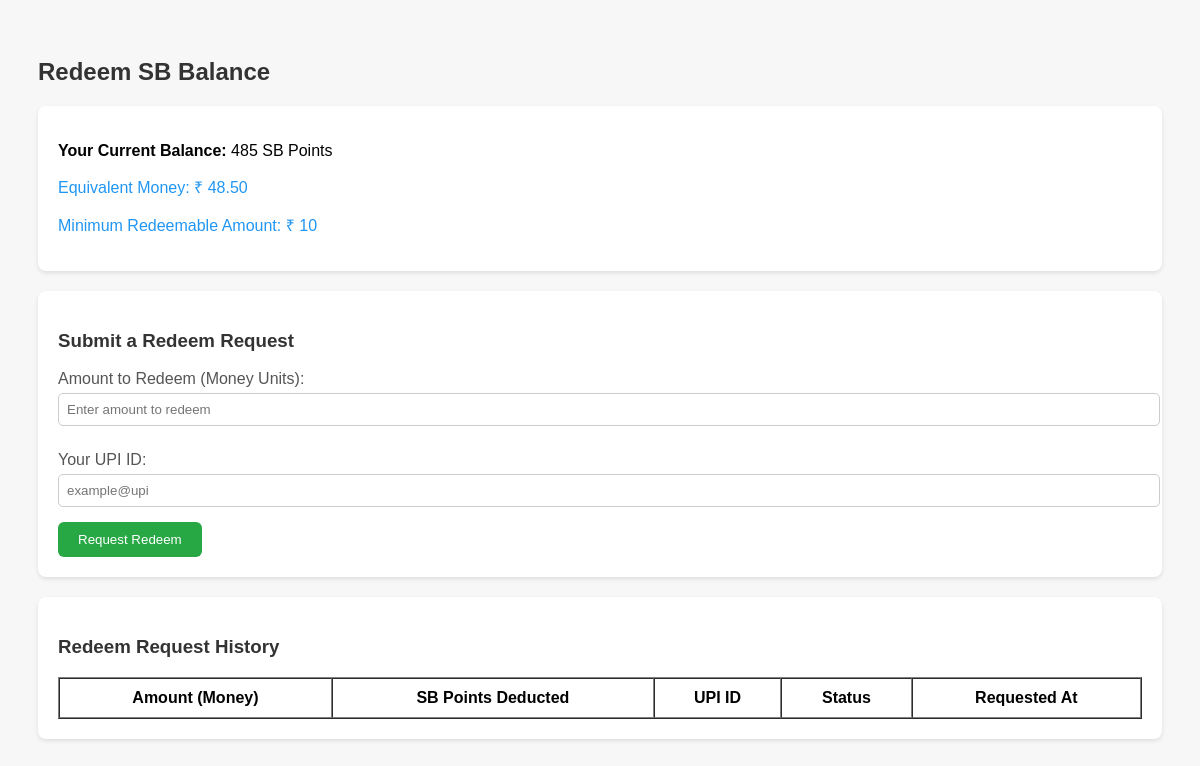
/wallet/redeem/ (signed in), run on an earlier commit of the app's database.
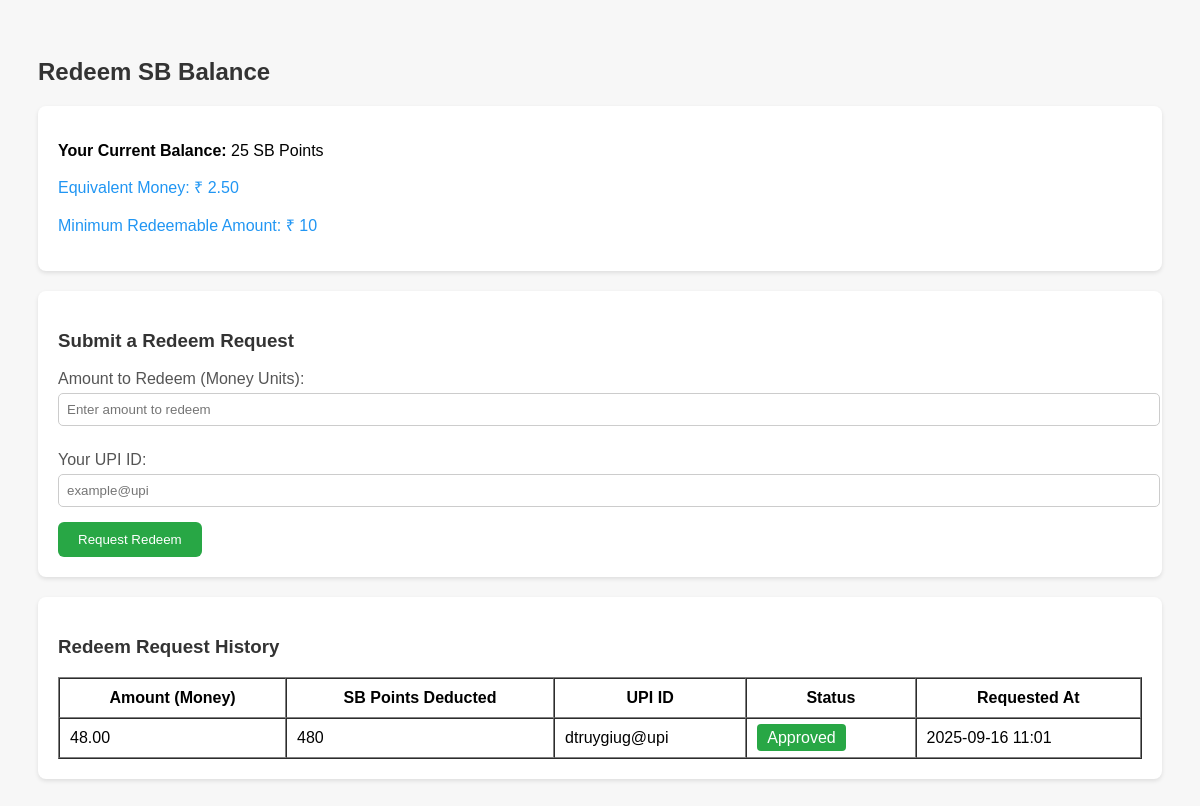
And on a later commit of the database.
### wallet/models.py (models this page shows, shortened)
class WalletTransaction(models.Model):
    TRANSACTION_TYPE_CHOICES = [
        ('credit', 'Credit'),
        ('debit', 'Debit'),
        ('redeem_request', 'Redeem Request'),
    ]
    user = models.ForeignKey(User, on_delete=models.CASCADE)
    amount = models.IntegerField()  # positive for credit, negative for debit
    transaction_type = models.CharField(max_length=20, choices=TRANSACTION_TYPE_CHOICES)
    upi_id = models.CharField(max_length=100, blank=True, null=True)  # optional
    status = models.CharField(max_length=20, choices=[
        ('pending', 'Pending'),
        ('approved', 'Approved'),
        ('rejected', 'Rejected'),
    ], default='pending')
    timestamp = models.DateTimeField(auto_now_add=True)

### wallet/views.py (the view, shortened to what this page needs)
# urls.py: path('redeem/', views.redeem_view, name='redeem'),
@login_required
def redeem_view(request):
    user = request.user
    total_sb = WalletTransaction.objects.filter(
        user=user, status='approved'
    ).aggregate(total=Sum('amount'))['total'] or 0
    total_money = total_sb * SB_TO_MONEY_RATE
    transactions = WalletTransaction.objects.filter(user=user).order_by('-timestamp')
    for tx in transactions:
        if tx.transaction_type == 'redeem_request':
            tx.display_money = abs(tx.amount) * SB_TO_MONEY_RATE   # Money equivalent
            tx.sb_deducted = abs(tx.amount)                        # SB points deducted
        else:
            tx.display_money = tx.amount * SB_TO_MONEY_RATE
            tx.sb_deducted = tx.amount
    error_message = None
    return render(request, 'redeem_request.html', {
        'transactions': transactions,
        'total_sb': total_sb,
        'total_money': total_money,
        'MIN_REDEEM_AMOUNT': MIN_REDEEM_AMOUNT,
        'error': error_message
    })

### templates/redeem_request.html (shortened to what this page needs)
<!DOCTYPE html>
<html lang="en">
<head>
</head>
<body>
    <h2>Redeem SB Balance</h2>
    <div class="balance-box">
        <p><strong>Your Current Balance:</strong> {{ total_sb }} SB Points</p>
        <p class="info">Equivalent Money: ₹ {{ total_money|floatformat:2 }}</p>
        <p class="info">Minimum Redeemable Amount: ₹ {{ MIN_REDEEM_AMOUNT }}</p>
    </div>
    <div class="form-box">
        <h3>Submit a Redeem Request</h3>
        <form method="post">
            <label for="amount">Amount to Redeem (Money Units):</label>
            <input type="number" name="amount" id="amount" required
                   min="{{ MIN_REDEEM_AMOUNT }}"
                   max="{{ total_money|floatformat:2 }}"
                   step="0.01"
                   placeholder="Enter amount to redeem">
            <label for="upi_id">Your UPI ID:</label>
            <input type="text" name="upi_id" id="upi_id" required placeholder="example@upi">
            <button type="submit">Request Redeem</button>
        </form>
    </div>
    {% if transactions %}
    <div class="history-box">
        <h3>Redeem Request History</h3>
        <table border="1" cellpadding="10" cellspacing="0" width="100%">
            <thead>
                <tr>
                    <th>Amount (Money)</th>
                    <th>SB Points Deducted</th>
                    <th>UPI ID</th>
                    <th>Status</th>
                    <th>Requested At</th>
                </tr>
            </thead>
            <tbody>
                {% for tx in transactions %}
                    {% if tx.transaction_type == 'redeem_request' %}
                    <tr>
                        <td>{{ tx.display_money|floatformat:2 }}</td>
                        <td>{{ tx.sb_deducted }}</td>
                        <td>{{ tx.upi_id }}</td>
                        <td><span class="status {{ tx.status }}">{{ tx.status|capfirst }}</span></td>
                        <td>{{ tx.timestamp|date:"Y-m-d H:i" }}</td>
                    </tr>
                    {% endif %}
                {% endfor %}
            </tbody>
        </table>
    </div>
    {% endif %}
</body>
</html>

### templates/redeem_request.html (style rules this page uses)
body { font-family: Arial, sans-serif; padding: 30px; background-color: #f7f7f7; }
h2, h3 { color: #333; }
.balance-box, .form-box, .history-box { background-color: #fff; padding: 20px; margin-top: 20px; border-radius: 8px; box-shadow: 0 2px 4px rgba(0,0,0,0.1); }
label { display: block; margin: 10px 0 5px; color: #555; }
input[type="text"], input[type="number"] { width: 100%; padding: 8px; margin-bottom: 15px; border: 1px solid #ccc; border-radius: 5px; }
button { background-color: #28a745; color: white; padding: 10px 20px; border: none; border-radius: 6px; cursor: pointer; }
.status { padding: 5px 10px; border-radius: 4px; color: white; }
.approved { background-color: #28a745; }
.info { font-size: 16px; margin-bottom: 15px; color: #2196F3; }

What changed in the data, as far as the page shows it:
added WalletTransaction: display_money "48.00", sb_deducted "480", upi_id "dtruygiug@upi", status "Approved", timestamp "2025-09-16 11:01"
Also different on the page:
{{ total_sb }}: "485" → "25"
{{ total_money|floatformat:2 }}: "48.50" → "2.50"
